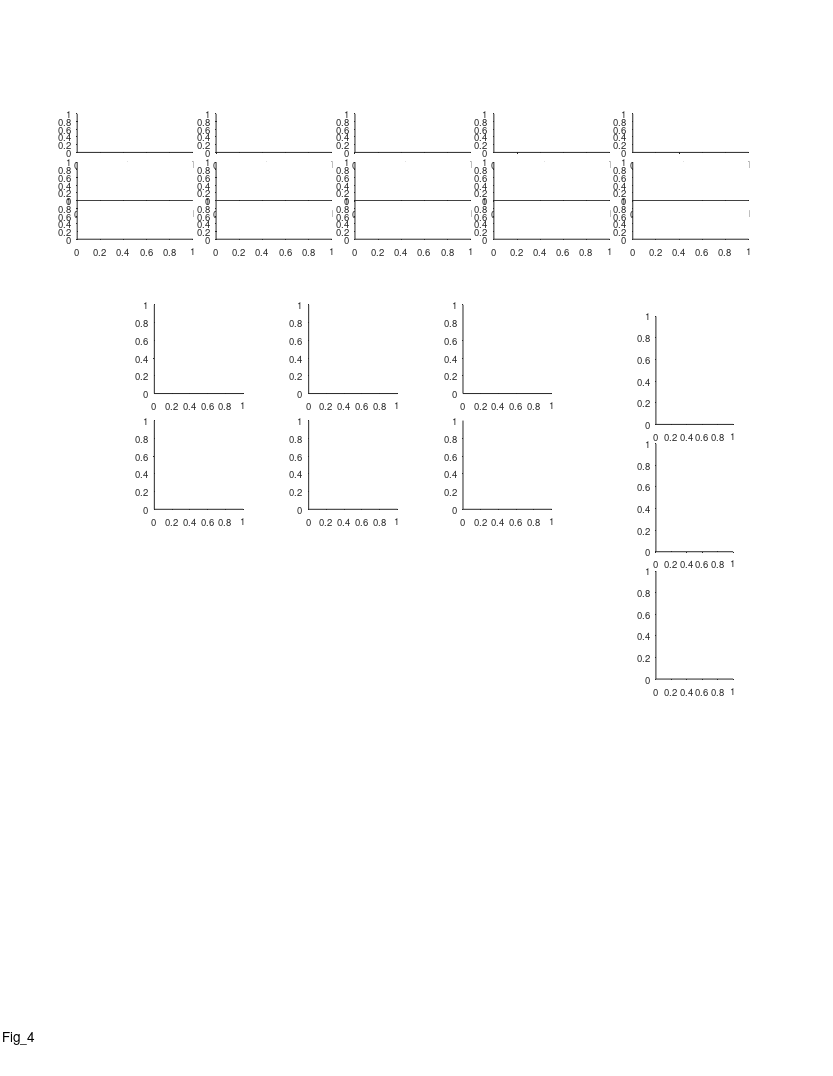

Source code (MATLAB): (Note: this script raises an error after producing the figure.)
%% Large Scale - Fig. 4 - comparing datasets (different track sizes)

%%
clear 
clc

%% params
nboot = 10000;
alpha = 0.05; % TODO: decide if one or two sided test
% CV_err_bar = 'CI';
% CV_err_bar = 'SEM';
CV_err_bar = 'SD';
use_large_bins_results = 0;
norm_speed_ratio = 0;
norm_dist_from_center = 0;
use_only_center = 0;
center_part_len = [nan 4 100];

%% define output files
res_dir = 'L:\paper_figures';
mkdir(res_dir)
fig_name_str = 'Fig_4';
fig_caption_str = 'Comparing datasets';
log_name_str = [fig_name_str '_log_file' '.txt'];
log_name_str = strrep(log_name_str , ':', '-');
log_name_str = strrep(log_name_str , ' ', '_');
log_name_out = fullfile(res_dir, log_name_str);

%% open log file
diary off
diary(log_name_out)
diary on
disp('Log file');
disp(['created: ', datestr(clock)]);
disp('======================================================');
disp([fig_name_str ':' fig_caption_str]);
disp('======================================================');
disp('');

%% report figure params
fprintf('nboot = %d\n',nboot);
fprintf('CV_err_bar = %s\n',CV_err_bar);
fprintf('normalize speed ratio = %d\n',norm_speed_ratio);
fprintf('Use only the center part of the small environment = %d\n',use_only_center);
if use_only_center
    fprintf('\tBat small no change\n');
    fprintf('\tBat small center part length = %dm\n',center_part_len(2));
%     fprintf('\tRat small center part length = %dm\n',center_part_len(3)/100);
end


%% create figure
% =========================================================================
% figure_size_cm = [21.0 29.7]; % ~A4
figure_size_cm = [21.6 27.9]; % ~US letter
figure ;
% Some WYSIWYG options:
set(gcf,'DefaultAxesFontSize',7);
set(gcf,'DefaultAxesFontName','helvetica');
set(gcf,'DefaultAxesUnits','centimeters');
set(gcf,'PaperType','usletter')
% set(gcf,'PaperType','<custom>');
set(gcf,'PaperUnits','centimeters','PaperPosition',[0 0 figure_size_cm]);
set(gcf,'PaperOrientation','portrait');
set(gcf,'Units','centimeters','Position',get(gcf,'paperPosition')+[0 0 0 0]); % position on screen...
set(gcf, 'Renderer', 'painters');
set(groot, 'defaultAxesTickDir', 'out');
set(groot,  'defaultAxesTickDirMode', 'manual');
annotation('textbox', [0.5 1 0 0], 'String',fig_name_str, 'HorizontalAlignment','center','Interpreter','none', 'FitBoxToText','on');
pause(0.2); % workaround to solve matlab automatically changing the axes positions...

% create panels
panel_A_size_raster = [3 1];
panel_A_size_FR_map = [3 1];
panel_A_pos = [2 16.6];
panel_A = [];
for ii_dataset =1:2
    for ii_example=1:5
        offset_x = (ii_example-1)*3.6;
        offset_y = (ii_dataset-1)*5.1;
        offset = panel_A_pos + [offset_x offset_y];
        panel_A(ii_dataset,ii_example,1) = axes('position', [offset+[0 2.25] panel_A_size_FR_map]);
        panel_A(ii_dataset,ii_example,2) = axes('position', [offset+[0 1   ] panel_A_size_raster]);
        panel_A(ii_dataset,ii_example,3) = axes('position', [offset+[0 0   ] panel_A_size_raster]);
    end
end
panel_A = flipdim(panel_A,1);
delete([panel_A(2,:,:)]);
% now panel_AB is 1X5X3 = dataset X example X raster/FR_map

panel_BCD_size = [2.3 2.3];
panel_BCD_pos = [4 6.7+8];
panel_BCD = [];
for ii_dataset=1:2
    for ii_feature=1:3
        offset_x = (ii_feature-1)*4;
        offset_y = (ii_dataset-1)*3;
        offset = panel_BCD_pos + [offset_x offset_y];
        panel_BCD(ii_dataset,ii_feature) = axes('position', [offset panel_BCD_size]);
    end
end
panel_BCD = flipdim(panel_BCD,1);
% now panel_B is 2X3 = dataset X feature

panel_EFG_size = [2 2.8];
panel_EFG_pos = [17 2.3+8];
panel_EFG = [];
for r=1:3
    for c=1:1
        offset_x = (c-1)*3.3;
        offset_y = (r-1)*3.3;
        offset = panel_EFG_pos + [offset_x offset_y];
        panel_EFG(r,c) = axes('position', [offset panel_EFG_size]);
    end
end
panel_EFG = flipdim(panel_EFG,1);

if norm_dist_from_center
%     norm_dist_from_center_panels(1) = axes('position', [3  2.5 3 3]);
    norm_dist_from_center_panels(2) = axes('position', [3 2 3 3]);
%     norm_dist_from_center_panels(3) = axes('position', [9 2 3 3]);
end

%% load data ==============================================================
clear datasets
data_dir = 'L:\processed_data_structs';
if use_large_bins_results
    % supp fig
    datasets(1)=load(fullfile(data_dir,'cells_bat_200m.mat'));
    datasets(2)=load(fullfile(data_dir,'cells_bat_6m_binning_option3.mat'));
%     datasets(3)=load(fullfile(data_dir,'cells_rat_3m_signif+FE_bin_5cm_ker_10cm.mat'));
else
    % main fig 
    datasets(1)=load(fullfile(data_dir,'cells_bat_200m.mat'));
    datasets(2)=load(fullfile(data_dir,'cells_bat_6m.mat'));
%     datasets(3)=load(fullfile(data_dir,'cells_rat_3m_signif+FE.mat'));
end
datasets(1).name = {'Large env.'};
datasets(2).name = {'Small env.'};
% datasets(3).name = {'Rat small env.'};

% fix struct names for 6m dataset
[datasets(2).cells.stats]  = disperse([datasets(2).cells.stats_6m]);
% [datasets(2).cells.signif] = disperse([datasets(2).cells.signif_6m]);
% [datasets(2).cells.FR_map] = disperse([datasets(2).cells.FR_map_6m]);
% [datasets(2).cells.stats] = disperse(arrayfun(@(cell)(cell.stats_6m([1 2])), datasets(2).cells, 'UniformOutput', false));
[datasets(2).cells.signif] = disperse(arrayfun(@(cell)(cell.signif_6m([1 2])), datasets(2).cells, 'UniformOutput', false));
[datasets(2).cells.FR_map] = disperse(arrayfun(@(cell)(cell.FR_map_6m([1 2])), datasets(2).cells, 'UniformOutput', false));
[datasets(2).cells.fields] = disperse(arrayfun(@(cell)(cell.fields_6m([1 2])), datasets(2).cells, 'UniformOutput', false));
[datasets(2).cells.FE] = disperse(arrayfun(@(cell)(cell.FE_6m([1 2])), datasets(2).cells, 'UniformOutput', false));
datasets(2).cells = rmfield(datasets(2).cells, 'stats_6m');
datasets(2).cells = rmfield(datasets(2).cells, 'signif_6m');
datasets(2).cells = rmfield(datasets(2).cells, 'FR_map_6m');
datasets(2).cells = rmfield(datasets(2).cells, 'fields_6m');
datasets(2).cells = rmfield(datasets(2).cells, 'FE_6m');
datasets(2).cells = rmfield(datasets(2).cells, 'cluster_quality');

%%
prm = PARAMS_GetAll();

%% cell examples options
% panel_A_opt = [3 1 8 11 2];
% panel_A_opt = [3 1 8 11 13];
panel_A_opt = [1 11 8 2 3];

% panel_B_opt = [3 4 8 1 2];
% panel_B_opt = [17:21];
% panel_B_opt = [22:26];
% panel_B_opt = [27:31];
panel_B_opt = [8 3 4 30 27];

bat_examples_options = {
    'b2311_d191218_TT3_SS08'   % 1
    'b2329_d190918_TT11_SS01'
    'b2329_d190919_TT11_SS04'
    'b2382_d190620_TT9_SS03'
    'b2382_d190623_TT13_SS05'  % 5
    'b2311_d191209_TT3_SS04'
    'b2311_d191218_TT3_SS02'
    'b2311_d191218_TT3_SS05'
    'b2329_d190923_TT2_SS02'
    'b2329_d190916_TT7_SS01'   % 10
    'b2311_d191218_TT3_SS07'
    'b2311_d191218_TT3_SS04'
    'b2329_d190918_TT7_SS01'   % 13
};
rat_examples_options = [
    386     % 1
    725
    738
    742
    1118    % 5
    1167
    1196
    1346
    1555
    1689    % 10
    1846
    2070
    2233
    2336
    2378    % 15
    2569
    2391
    1345
    1456
    1651    % 20
    1929
    1451
    1366
    913
    2657    % 25
    915
    724
    2628
    1872
    1285    % 30
    842
    ];

% report cell examples ID
fprintf('========= Panels A+B examples =========\n')
fprintf('Bat examples:\n')
fprintf('\t%s\n',bat_examples_options{panel_A_opt})
fprintf('Rat examples:\n')
fprintf('\t%d\n',rat_examples_options(panel_B_opt))

%% FR map + rasters - examples ============================================
cells2 = datasets(2).cells;
% cells3 = datasets(3).cells;
details2=[cells2.details];
% details3=[cells3.details];
IX2 = cellfun(@(cell_ID)find(contains({details2.cell_ID},cell_ID)), bat_examples_options(panel_A_opt))';
% IX3 = arrayfun(@(id)find(ismember([details3.id],id)), rat_examples_options(panel_B_opt))';
% cell_examples = [cells2(IX2);cells3(IX3)];
cell_examples = [cells2(IX2)];
if 1
for ii_dataset = 1:size(cell_examples,1)
    for ii_cell = 1:size(cell_examples,2)
        %%
        cell = cell_examples(ii_dataset,ii_cell);
        c = prm.graphics.colors.flight_directions;
        
        switch ii_dataset
            case 1
                xlimits = [0 6];
%                 area_limits = [6 12];
                area_size = 0.30;
%                 rescale_gain_offset = [1 6];
                rescale_gain_offset = [1 mean(cell.stats.all.valid_speed_pos)-3];
                cell_str = cell.details.cell_ID;
                m_or_cm = 'm';
            case 2
                xlimits = [0 3];
%                 area_limits = [-150 150];
                area_size = 30;
%                 rescale_gain_offset = [1/100 -150];
                rescale_gain_offset = [1/100 mean(cell.stats.all.valid_speed_pos)-150];
                cell_str = "cell "+cell.details.id;
                m_or_cm = 'cm';
        end

        % map+fields
        axes(panel_A(ii_dataset, ii_cell, 1));
        cla
        hold on
        maps=[cell.FR_map.all];
        x = maps(1).bin_centers;
        y = cat(1,maps.PSTH);
        m = round(max(y(:)));
        ylimits = [0 m+1];
        % low-speed area
        area_lowerval = ylimits(1) - 0.23*range(ylimits);
        area_upperval = ylimits(1) - 1e-2*range(ylimits);
%         area([area_limits(1)  cell.stats.all.valid_speed_pos(1)               ], repelem(area_upperval,2), area_lowerval, 'FaceColor',0.7*[1 1 1],'EdgeColor','none','ShowBaseLine','off','Clipping','off');
%         area([                cell.stats.all.valid_speed_pos(2) area_limits(2)], repelem(area_upperval,2), area_lowerval, 'FaceColor',0.7*[1 1 1],'EdgeColor','none','ShowBaseLine','off','Clipping','off');
        area_X = cell.stats.all.valid_speed_pos(1) - area_size;
        area_Y = repelem(area_upperval,2);
        area(cell.stats.all.valid_speed_pos(1) - [area_size 0], repelem(area_upperval,2), area_lowerval, 'FaceColor',0.7*[1 1 1],'EdgeColor','none','ShowBaseLine','off','Clipping','off');
        area(cell.stats.all.valid_speed_pos(2) + [0 area_size], repelem(area_upperval,2), area_lowerval, 'FaceColor',0.7*[1 1 1],'EdgeColor','none','ShowBaseLine','off','Clipping','off');
        h=plot(x,y,'LineWidth',1.2);
        [h.Color] = disperse(c);
        % fields
        dir_offsets = [-0.1 -0.17]+0.015;
        for ii_dir=1:2
            fields = cell.fields{ii_dir};
            if isfield(fields,'in_low_speed_area')
                fields([fields.in_low_speed_area])=[];
            end
            for ii_field = 1:length(fields)
                plot(fields(ii_field).edges_prc, ...
                     repelem(dir_offsets(ii_dir)*range(ylimits),2),...
                    'Linewidth', 2, 'Color', c{ii_dir},'Clipping','off');
                fprintf('dataset %d cell %d direction %d field %d size = %.2f%s\n',...
                    ii_dataset, ii_cell, ii_dir, ii_field, fields(ii_field).width_prc, m_or_cm);
            end
        end
        rescale_plot_data('x',rescale_gain_offset);
        box off
        h=gca;
        h.TickDir = 'out';
        h.XTick = [];
        h.YTick = [0 m];
        h.YLim = ylimits;
        h.XLim = xlimits;
        h.YRuler.TickLabelGapOffset = -1;

        % rasters
        FEs = [cell.FE];
        for ii_dir=1:2
            axes(panel_A(ii_dataset, ii_cell, ii_dir+1));
            cla
            FE = FEs{ii_dir};
            x = [FE.spikes_pos];
            [FE.number2] = disperse(1:length(FE));
            y = arrayfun(@(FE)(FE.number2*ones(1,FE.num_spikes)),FE,'UniformOutput',0);
            y = [y{:}];
            plot(x,y,'.','Color',c{ii_dir},'MarkerSize',0.05);
            
            rescale_plot_data('x',rescale_gain_offset);
            
            box off
            h=gca;
            m = length(FE);
            h.YTick = [1 m];
            h.XLim = xlimits;
            h.YLim = [0 m+1];
            h.YRuler.TickLabelGapOffset = -1;
            switch ii_dir
                case 1
                    h.XTick = [];
                    h.YTickLabel = {'',num2str(m)};
                case 2
                    switch ii_dataset
                        case 1
                            h.XTick = 0:1:6;
                        case 2
                            h.XTick = 0:1:3;
                    end
                    h.XRuler.TickLabelGapOffset = -2;
                    h.YTickLabel = {'1',num2str(m)};
                    h.TickDir = 'out';
            end
        end
        
        % fields num (here to be above the - TODO: Move up where I plot fields
        for ii_dir=1:2
            fields = cell.fields{ii_dir};
            if isfield(fields,'in_low_speed_area')
                fields([fields.in_low_speed_area])=[];
            end
            dir_offsets =2.05+[0.18 0];
            text(1.05, dir_offsets(ii_dir), num2str(length(fields)), 'Units','normalized', 'Color', c{ii_dir},...
                'HorizontalAlignment','right', 'VerticalAlignment','middle','FontSize',6);
        end
    end
end

%% add direction arrows
arrow_x = 0.85 +[0 0.05];
arrow_y = repelem(0.95,2);
clear h
h(1)=annotation('arrow',arrow_x,      arrow_y+0.008,  'Color', prm.graphics.colors.flight_directions{1});
h(2)=annotation('arrow',flip(arrow_x),arrow_y      ,  'Color', prm.graphics.colors.flight_directions{2});
[h.HeadWidth] = disperse([5 5]);
[h.HeadLength] = disperse([5 5]);

%% add x/y labels for specific panels
for ii_dataset = 1:1
    for ii_cell = 1:5
        axes(panel_A(ii_dataset,ii_cell, 3));
        xlabel('Position (m)', 'Units','normalized','Position',[0.5 -0.35]);
    end
end
for ii_dataset = 1:1
    ii_cell = 1;
    axes(panel_A(ii_dataset,ii_cell, 3));
    ylabel('Flight no.',   'Units','normalized','Position',[-0.2 1]);
    axes(panel_A(ii_dataset,ii_cell, 1));
    ylabel({'Firing rate';'(Hz)'},   'Units','normalized','Position',[-0.15 0.42]);
end
axes(panel_A(1,1,1));
text(-0.4,1.6, 'A', 'Units','normalized','FontWeight','bold');
text(0.1,1.6, 'Small environment (6 m)', 'Units','normalized','FontWeight','bold');
% axes(panel_A(2,1,1));
% text(-0.4,1.6, 'B', 'Units','normalized','FontWeight','bold');
% text(0.1,1.6, 'Rats - Small environment', 'Units','normalized','FontWeight','bold');

end % if plot examples ====================================================



%% ================ plot datasets histograms ========================
fprintf('======= panels BCD: plot datasets distributions ======= \n');
field_num_val = [];
field_num_grp = [];
field_size_val = [];
field_size_grp = [];
ratio_LS_val = [];
ratio_LS_grp = [];
ratio_LS_with_1s_val = [];
ratio_LS_with_1s_grp = [];
n_str_pos_x = [1 1 1.1; 1 1 1.1; 1 1 1.1];
n_str_pos_y = [1 1 1; 0.9 1 0.9; 0.9 1 0.9];
for ii_dataset = 1:length(datasets)
    %% arrange dataset struct
    name = datasets(ii_dataset).name;
    cells = datasets(ii_dataset).cells;
    signif = cat(1,cells.signif);
    signif = arrayfun(@(x)(x.TF),signif);
    signif = any(signif,2);
    cells(~signif)=[];
    signif = cat(1,cells.signif);
    signif = arrayfun(@(x)(x.TF),signif);
    stats = [cells.stats];
    stats_all = [stats.all];
    stats_dir = cat(1,stats.dir);
    fields = cat(1,cells.fields);
    fields = fields(signif);
    fields = [fields{:}];
    fields([fields.in_low_speed_area])=[];
% % %     if ~isfield(fields,'in_low_speed_area')
% % %         [fields.in_low_speed_area] = disperse(false(size(fields)));
% % %     end
% % %     if is_remove_low_speed 
% % %         fields([fields.in_low_speed_area])=[];
% % %     end
    
    %% arrange relevant data to plot
    field_num = [stats_dir(signif).field_num];
    field_size = [fields.width_prc];
    ratio_LS = [stats_all.field_ratio_LS];
    ratio_LS_with_1s = [stats_all.field_ratio_LS];
    ratio_LS_with_1s(isnan(ratio_LS_with_1s))=1;
    ratio_LS_vel = abs([stats_all.field_ratio_LS_vel]);
    ratio_LS_vel(isnan(ratio_LS_vel)) = 1;
        
    % Here we try two options to overcome the parabolic speed trajectories:
    % test 1: take only the very central part of the track
    if use_only_center & ~isnan(center_part_len(ii_dataset)) % only for small env.
        % remove fields far from the center        
        % and recalculate field num/size/ratio
        field_num = [];
        field_size = [];
        ratio_LS = [];
        ratio_LS_with_1s = [];
        ratio_LS_vel = [];
        dist2center_LS = [];
        for ii_cell = 1:length(cells)
            cell_fields = [];
            for ii_dir=1:2
                cell = cells(ii_cell);
                if ~cell.signif(ii_dir).TF
                    continue;
                end
                cell_fields_dir = cell.fields{ii_dir};
                cell_fields_dir( [cell_fields_dir.in_low_speed_area] ) = [];
                center_loc = mean(cell.stats.all.valid_speed_pos);
                cell_fields_dir( abs([cell_fields_dir.loc]-center_loc) > center_part_len(ii_dataset)/2 ) = [];
                cell_fields = [cell_fields cell_fields_dir];
                field_num = [field_num length(cell_fields_dir)];
            end
            cell_fields_sizes = [cell_fields.width_prc];
            cell_fields_vel = [cell_fields.vel];
            cell_fields_loc = [cell_fields.loc];
            field_size = [field_size cell_fields_sizes];
            switch length(cell_fields_sizes)
                case 0 % do nothing (disregard this cell)
                case 1 % add 1 only to 'with_1s' array and nan to the regular array (for code comatibility)
                    ratio_LS         = [ratio_LS            nan];
                    ratio_LS_with_1s = [ratio_LS_with_1s      1];
                    ratio_LS_vel     = [ratio_LS_vel          1];
                    dist2center_LS   = [dist2center_LS; [1 1].*abs(cell_fields_loc-center_loc)];
                otherwise
                    [field_L,IX_L] = max(cell_fields_sizes);
                    [field_S,IX_S] = min(cell_fields_sizes);
                    ratio_LS         = [ratio_LS            field_L/field_S ];
                    ratio_LS_with_1s = [ratio_LS_with_1s    field_L/field_S ];
                    ratio_LS_vel     = [ratio_LS_vel        cell_fields_vel(IX_L) / cell_fields_vel(IX_L) ];
                    dist2center_LS   = [dist2center_LS;     abs(cell_fields_loc(IX_L)-center_loc) ...
                                                            abs(cell_fields_loc(IX_S)-center_loc)    ];
                    
            end
        end
        field_num(field_num==0)=[];
    end
    % test 2: normalize by the speed ratio
    if norm_speed_ratio
        ratio_LS = ratio_LS ./ ratio_LS_vel;
        ratio_LS_with_1s = ratio_LS_with_1s ./ ratio_LS_vel;
    end
    % test 3: normalize by the distance from center ratio
    if norm_dist_from_center & ~isnan(center_part_len(ii_dataset)) % only for small env.
        ratio_LS_dist2center = dist2center_LS(:,1)' ./ dist2center_LS(:,2)';
        % here we multiply by ratio_dist2center, in contrast to normalizing
        % by the speed ratio, because the further the field from the center
        % we expect it to be smaller, so we expect ratio_LS_dist2center to
        % be values < 1
        ratio_LS = ratio_LS .* ratio_LS_dist2center;
        ratio_LS_with_1s = ratio_LS_with_1s .* ratio_LS_dist2center;
    end
    % convert cm to m
    if ii_dataset==3
        field_size = field_size / 100; % convert cm to m
    end
    
    %% store data from all datasets together
    field_num_val  = [field_num_val   field_num];
    field_size_val = [field_size_val  field_size];
    ratio_LS_val   = [ratio_LS_val    ratio_LS];
    ratio_LS_with_1s_val   = [ratio_LS_with_1s_val   ratio_LS_with_1s];
    field_num_grp  = [field_num_grp   ii_dataset.*ones(size(field_num))];
    field_size_grp = [field_size_grp  ii_dataset.*ones(size(field_size))];
    ratio_LS_grp   = [ratio_LS_grp    ii_dataset.*ones(size(ratio_LS))];
    ratio_LS_with_1s_grp   = [ratio_LS_with_1s_grp   ii_dataset.*ones(size(ratio_LS_with_1s))];
    
    %%
    datasets(ii_dataset).field_size = field_size;
    datasets(ii_dataset).fields = fields;
    datasets(ii_dataset).signif = signif;
    datasets(ii_dataset).signif = signif;
    datasets(ii_dataset).stats_all = stats_all;
    datasets(ii_dataset).stats_dir = stats_dir;
    
    %% report dataset
    fprintf('Dataset %d: %s\n', ii_dataset, datasets(ii_dataset).name{1})
    
    %% no. of fields
    x = field_num;
    axes(panel_BCD(ii_dataset,1));
    cla('reset');
    hold on
    hh=histogram(x);
    hh.FaceColor = 0.5*[1 1 1];
    hh.BinEdges = 0.5+[0:20];
    hh.Data(hh.Data > hh.BinLimits(2)) = hh.BinLimits(2);
    if hh.Values(end)
        fprintf('\tLast bin includes all cells with > %d fields\n', floor(hh.BinEdges(end)));
    end
    
    hax=gca;
    hax.YScale = 'log';
    hax.YLim(1) = 0.7;
    hax.YLim(2) = 1.15 * hax.YLim(2);
%     ha.YLim = [0.7e0 240];
    hax.XLim = [0 hh.BinLimits(2)];
    hax.XTick = [0:5:30];
    hax.YTick = [1 10 100];
    hax.YTickLabel = {'10 ^0';'10 ^1';'10 ^2'};
    hax.TickDir='out';
    hax.TickLength = [0.03 0.03];
    hax.XRuler.TickLabelGapMultiplier = -0.3;
    hax.YRuler.TickLabelGapMultiplier = 0.001;
    if ii_dataset == length(datasets)
        xlabel({'No. of fields per direction'},'Units','normalized','Position',[0.5 -0.18]);
    end
    ylabel('No. of cells','Units','normalized','Position',[-0.28 0.5])
    text(n_str_pos_x(ii_dataset,1),n_str_pos_y(ii_dataset,1), "n = "+sum(~isnan(x)),...
        'Units','normalized','HorizontalAlignment','right','VerticalAlignment','top','FontSize',7);
    
    hl=xline(nanmean(x)); hl.Color='r';
    m = hax.YLim(2) + 0.15*range(hax.YLim);
    plot(prctile(x,[25 75]), [m m], 'r-','LineWidth',1   ,'Clipping','off');
    plot(prctile(x,[50]),    m    , 'r.','MarkerSize',10 ,'Clipping','off');
    fprintf('\tNo. of fields: mean=%.1f median=%.1f IQR=%.1f-%.1f\n', nanmean(x), prctile(x,[50]), prctile(x,[25 75]) );
    
    %% Field Size
    x = field_size;
    axes(panel_BCD(ii_dataset,2));
    cla('reset');
    hold on
    h=histogram(x);
    h.FaceColor = 0.5*[1 1 1];
    h.BinEdges = 0:33;

    ylabel('counts')
    hax=gca;
    hax.YScale = 'log';
    hax.YLim(1) = 0.8;
    hax.YLim(2) = 1.15 * hax.YLim(2);
    if ii_dataset == 3
        hax.YLim(2) = 1.15 * hax.YLim(2);
    end
    hax.YTick = [1 10 100];
    hax.YTickLabel = {'10 ^0';'10 ^1';'10 ^2'};
    hax.TickDir='out';
    hax.TickLength = [0.03 0.03];
    hax.XRuler.TickLabelGapMultiplier = -0.3;
    hax.YRuler.TickLabelGapMultiplier = 0.001;
    if ii_dataset == length(datasets)
        xlabel('Field size (m)')
    end
    ylabel('No. of fields','Units','normalized','Position',[-0.28 0.5])
    text(n_str_pos_x(ii_dataset,2),n_str_pos_y(ii_dataset,2), "n = "+sum(~isnan(x)),...
        'Units','normalized','HorizontalAlignment','right','VerticalAlignment','top','FontSize',7);
    
    hl=xline(nanmean(x)); hl.Color='r';
    m = hax.YLim(2) + 0.15*range(hax.YLim);
    plot(prctile(x,[25 75]), [m m], 'r-','LineWidth',1   ,'Clipping','off');
    plot(prctile(x,[50]),    m    , 'r.','MarkerSize',10 ,'Clipping','off');
    fprintf('\t Fields sizes: mean=%.1fm median=%.1fm IQR=%.1f-%.1fm\n', nanmean(x), prctile(x,[50]), prctile(x,[25 75]) );
    [fields_size_gamma_fit] = gamfit(field_size);
    fprintf('\t smallest fields gamma distribution fit:\n')
    fprintf('\t\t Shape parameter kappa = %.2f\n', fields_size_gamma_fit(1));
    fprintf('\t\t Scale parameter theta = %.2fm\n', fields_size_gamma_fit(2));
            
    % inset - zoom in on x-axis
    if ismember(ii_dataset,[2 3])
        hax = copyobj(gca,gcf);
        axes(hax);
        hax.Position([1 2]) = hax.Position([1 2]) + [1 0.5];
        hax.Position([3 4]) = [1.2 1.3];
        delete(findobj(gca,'Type','Text'));
        hh = findobj(gca,'Type','Histogram');
        hh.BinEdges = 0:0.25:max(hh.Data)*1.1;
        hax.FontSize=6;
        hax.XLabel.String = '';
        hax.YLabel.String = '';
    end
    
    %% ratio L/S
    x = ratio_LS;
    x2 = ratio_LS_with_1s;
    axes(panel_BCD(ii_dataset,3));
    cla('reset');
    hold on
    nBinEdges = 9;
    edges = logspace(0,log10(25),nBinEdges);
    h=histogram(x2);
    h.BinEdges = edges;
    h.FaceColor = 'k';
    h.FaceAlpha = 1;
    h=histogram(x);
    h.BinEdges = edges;
    h.FaceColor = 0.5*[1 1 1];
    h.FaceAlpha = 1;
    
    hax=gca;
    hax.XScale = 'log';
    hax.YScale = 'log';
    hax.YLim(1) = 0.7;
    hax.YLim(2) = 1.15 * hax.YLim(2);
    hax.XLim = [0 27];
    hax.YTick = [1 10 100];
    hax.XTick = [1 2 5 10 20];
    hax.YTickLabel = {'10 ^0';'10 ^1';'10 ^2'};
    hax.TickDir='out';
    hax.TickLength = [0.03 0.03];
    hax.XRuler.TickLabelGapMultiplier = -0.35;
    hax.YRuler.TickLabelGapMultiplier = 0.001;
    if ii_dataset == length(datasets)
        xlabel({'Field size ratio';'largest/smallest'},'Units','normalized','Position',[0.5 -0.17]);
    end
    ylabel('No. of cells','Units','normalized','Position',[-0.28 0.5])
    text(n_str_pos_x(ii_dataset,3),n_str_pos_y(ii_dataset,3), "n = "+length(x),...
        'Units','normalized','HorizontalAlignment','right','VerticalAlignment','top','FontSize',7);
    fprintf('\tnumber of cells with single field overall (both directions): %d/%d (%.1f%%)\n',sum(isnan(x)), length(x), 100*sum(isnan(x))/length(x));
    
    hl=xline(nanmean(x2)); hl.Color='r';
    m = hax.YLim(2) + 0.15*range(hax.YLim);
    plot(prctile(x2,[25 75]), [m m], 'r-','LineWidth',1   ,'Clipping','off');
    plot(prctile(x2,[50]),    m    , 'r.','MarkerSize',10 ,'Clipping','off');
    fprintf('\tFields size ratio (L/S): mean=%.1f median=%.1f IQR=%.1f-%.1f\n', nanmean(x2), prctile(x2,[50]), prctile(x2,[25 75]) );
    
    %% ratio L/S vs ratio dist2center
    if norm_dist_from_center & ~isnan(center_part_len(ii_dataset)) % only for small env.
        x = ratio_LS_dist2center;
        y = ratio_LS ./ ratio_LS_dist2center;
        axes(norm_dist_from_center_panels(ii_dataset));
        cla('reset');
        hold on
        plot(x,y,'k.','MarkerSize',7);
        xlabel({'Distance to center ratio';'largest/smallest'});
        ylabel({'Field size ratio';'largest/smallest'});
        title(datasets(ii_dataset).name);
        hax=gca;
        hax.XScale = 'log';
        hax.YScale = 'log';
        [rho,rho_pval] = corr(x',y','rows','pairwise','type','Spearman')
        text(1,.95,sprintf('rho = %.2f',rho),'Units','normalized','FontSize',8);
        text(1,.85,sprintf('P = %.2f',rho_pval),'Units','normalized','FontSize',8);
    end
end

% add panel letter
axes(panel_BCD(1,1));
text(-0.45,1.1, 'B', 'Units','normalized','FontWeight','bold');
axes(panel_BCD(1,2));
text(-0.45,1.1, 'C', 'Units','normalized','FontWeight','bold');
axes(panel_BCD(1,3));
text(-0.45,1.1, 'D', 'Units','normalized','FontWeight','bold');

%% add dataset title
axes(panel_BCD(1,1));
text(-0.9,0.5, {'Large';'environment';'(200 m)'}, 'Units','normalized','FontWeight','bold','FontSize',9,'HorizontalAlignment','center');
axes(panel_BCD(2,1));
text(-0.9,0.5, {'Small';'environment';'(6 m)'}, 'Units','normalized','FontWeight','bold','FontSize',9,'HorizontalAlignment','center');
% axes(panel_BCD(3,1));
% text(-0.9,0.5, {'Rat';'small';'environment'}, 'Units','normalized','FontWeight','bold','FontSize',9,'HorizontalAlignment','center');

%%  ============ compare datasets distributions ============ 
EFG_xlimits = [0.25 2.75];
asterisk_font_size = 11;
fprintf('======= panels EFG: compare datasets distributions ======= \n');

%%  No. of fields
axes(panel_EFG(1)); cla; hold on
text(-0.55,1., 'E', 'Units','normalized','FontWeight','bold');
n=accumarray(field_num_grp',field_num_val',[],@(x)(sum(~isnan(x))));
x=unique(field_num_grp);
y=accumarray(field_num_grp',field_num_val',[],@mean);
err=accumarray(field_num_grp',field_num_val',[],@nansem);
bar(x,y,'FaceColor',0.5*[1 1 1]);
h = errorbar(x,y,err);
h.Color = [0 0 0];                            
h.LineStyle = 'none';  
hax=gca;
hax.XLim = EFG_xlimits;
hax.YLim = [0 6];
hax.XTick=1:length(datasets);
hax.XTickLabel=[];
hax.YRuler.TickLabelGapOffset = 1;
% hax.XTickLabel=[1:length(datasets)]+":"+string({datasets.name});
% hax.XTickLabelRotation = 30;
ylabel('No. of fields per direction');
% text(x, repelem(hax.YLim(2),length(x)), "n = "+n,...
%     'HorizontalAlignment','center','VerticalAlignment','bottom');
% signif test
X1 = field_num_val(field_num_grp==1);
X2 = field_num_val(field_num_grp==2);
% X3 = field_num_val(field_num_grp==3);
[~,pval12,~,tstat12] = ttest2(X1,X2,'tail','right');
% [~,pval13,~,tstat13] = ttest2(X1,X3,'tail','right');
pval12_rank = ranksum(X1,X2,'tail','right');
% pval13_rank = ranksum(X1,X3,'tail','right');
fprintf('Field num 1 vs. 2: ttest p=%.4g df=%d, ranksum p=%.4g\n',pval12, tstat12.df, pval12_rank);
% fprintf('Field num 1 vs. 3: ttest p=%.4g df=%d, ranksum p=%.4g\n',pval13, tstat13.df, pval13_rank);
str12 = signif_astricks(pval12);
% str13 = signif_astricks(pval13);
plot([1 2],5.7*[1 1],'k-','Clipping','off')
% plot([1 3],6.5*[1 1],'k-','Clipping','off')
text(1.5,  5.9,str12,'HorizontalAlignment','center','VerticalAlignment','middle','FontSize',asterisk_font_size);
% text(2,    6.7,str13,'HorizontalAlignment','center','VerticalAlignment','middle','FontSize',asterisk_font_size);

%%  fields size
axes(panel_EFG(2)); cla; hold on
text(-0.55,1., 'F', 'Units','normalized','FontWeight','bold');
n=accumarray(field_size_grp',field_size_val',[],@(x)(sum(~isnan(x))));
x=unique(field_size_grp);
y=accumarray(field_size_grp',field_size_val',[],@mean);
err=accumarray(field_size_grp',field_size_val',[],@nansem);
bar(x,y,'FaceColor',0.5*[1 1 1]);
h = errorbar(x,y,err);    
h.Color = [0 0 0];                            
h.LineStyle = 'none';  
hax=gca;
hax.XLim = EFG_xlimits;
hax.YLim = [0 6.5];
hax.XTick=1:length(datasets);
hax.XTickLabel=[];
hax.YRuler.TickLabelGapOffset = 1;
% hax.XTickLabel=[1:length(datasets)]+":"+string({datasets.name});
% hax.XTickLabelRotation = 30;
ylabel('Field size (m)');
% text(x, repelem(hax.YLim(2),length(x)), "n = "+n,...
%     'HorizontalAlignment','center','VerticalAlignment','bottom');
% signif test
X1 = field_size_val(field_size_grp==1);
X2 = field_size_val(field_size_grp==2);
% X3 = field_size_val(field_size_grp==3);
[~,pval12,~,tstat12] = ttest2(X1,X2,'tail','right');
% [~,pval13,~,tstat13] = ttest2(X1,X3,'tail','right');
pval12_rank = ranksum(X1,X2,'tail','right');
% pval13_rank = ranksum(X1,X3,'tail','right');
fprintf('Field size 1 vs. 2: ttest p=%.4g df=%d, ranksum p=%.4g\n',pval12, tstat12.df, pval12_rank);
% fprintf('Field size 1 vs. 3: ttest p=%.4g df=%d, ranksum p=%.4g\n',pval13, tstat13.df, pval13_rank);
str12 = signif_astricks(pval12);
% str13 = signif_astricks(pval13);
plot([1 2],6.3*[1 1],'k-','Clipping','off')
% plot([1 3],7.1*[1 1],'k-','Clipping','off')
text(1.5,  6.5,str12,'HorizontalAlignment','center','VerticalAlignment','middle','FontSize',asterisk_font_size);
% text(2,    7.3,str13,'HorizontalAlignment','center','VerticalAlignment','middle','FontSize',asterisk_font_size);

%%  field size CV
% % % % % % % % axes(panel_EFG(3)); cla; hold on
% % % % % % % % text(-0.55,1., 'G', 'Units','normalized','FontWeight','bold');
% % % % % % % % [CV,CI,SD,SEM] = splitapply(@(X)CV_BS(X,nboot,alpha), field_size_val', field_size_grp');
% % % % % % % % x = unique(field_size_grp);
% % % % % % % % y = CV;
% % % % % % % % switch CV_err_bar
% % % % % % % %     case 'CI'
% % % % % % % %         err1 = CV-CI(:,1);
% % % % % % % %         err2 = CI(:,2)-CV;
% % % % % % % %     case 'SEM'
% % % % % % % %         err1 = SEM;
% % % % % % % %         err2 = SEM;
% % % % % % % %     case 'SD'
% % % % % % % %         err1 = SD;
% % % % % % % %         err2 = SD;
% % % % % % % % end
% % % % % % % % bar(x,y,'FaceColor',0.5*[1 1 1]);
% % % % % % % % h = errorbar(x,y,err1,err2);
% % % % % % % % h.Color = [0 0 0];                            
% % % % % % % % h.LineStyle = 'none';  
% % % % % % % % hax=gca;
% % % % % % % % hax.XLim = EFG_xlimits;
% % % % % % % % hax.XTick=1:length(datasets);
% % % % % % % % hax.XTickLabel=[];
% % % % % % % % hax.YRuler.TickLabelGapOffset = 1;
% % % % % % % % ylabel({'Field size';'coefficient of variation'});
% % % % % % % % % signif test
% % % % % % % % z12 = (y(1)-y(2)) / sqrt(SD(1)^2+SD(2)^2);
% % % % % % % % % z13 = (y(1)-y(3)) / sqrt(SD(1)^2+SD(3)^2);
% % % % % % % % pval12 = 1-normcdf(z12,0,1);
% % % % % % % % pval13 = 1-normcdf(z13,0,1);
% % % % % % % % str12 = signif_astricks(pval12);
% % % % % % % % str13 = signif_astricks(pval13);
% % % % % % % % fprintf('Field size CV 1 vs. 2 (bootstrap): z-test p=%.4g z=%.4g\n',pval12,z12);
% % % % % % % % % fprintf('Field size CV 1 vs. 3 (bootstrap): z-test p=%.4g z=%.4g\n',pval13,z13);
% % % % % % % % plot([1 2],0.75*[1 1],'k-','Clipping','off')
% % % % % % % % % plot([1 3],0.85*[1 1],'k-','Clipping','off')
% % % % % % % % text(1.5,0.77,str12,'HorizontalAlignment','center','VerticalAlignment','middle','FontSize',asterisk_font_size);
% % % % % % % % % text(2,0.87,str13,'HorizontalAlignment','center','VerticalAlignment','middle','FontSize',asterisk_font_size);

%%  L/S ratio
axes(panel_EFG(3)); cla; hold on
text(-0.55,1., 'G', 'Units','normalized','FontWeight','bold');
n=accumarray(ratio_LS_with_1s_grp',ratio_LS_with_1s_val',[],@(x)(sum(~isnan(x))));
x=unique(ratio_LS_with_1s_grp);
y=accumarray(ratio_LS_with_1s_grp',ratio_LS_with_1s_val',[],@mean);
err=accumarray(ratio_LS_with_1s_grp',ratio_LS_with_1s_val',[],@nansem);
bar(x,y,'FaceColor',0.5*[1 1 1]);
h = errorbar(x,y,err);    
h.Color = [0 0 0];                            
h.LineStyle = 'none';  
hax=gca;
hax.YLim(1) = 1; % ratio cannot be < 1
hax.YLim(2) = 4.5;
hax.YTick = 0:10;
hax.XLim = EFG_xlimits;
hax.XTick=1:length(datasets);
hax.XTickLabel=string({datasets.name});
hax.XTickLabelRotation = 45;
hax.XAxis.FontWeight='bold';
hax.XRuler.TickLabelGapOffset = -2;
hax.YRuler.TickLabelGapOffset = 1;

% hax.XTick=1:length(datasets);
% hax.XTickLabel=[];
% hax.YRuler.TickLabelGapOffset = 1;

% hax.XTickLabel=[1:length(datasets)]+":"+string({datasets.name});
% hax.XTickLabelRotation = 30;
% ,'Units','normalized','Position',[0.5 -0.17]
ylabel({'Field size ratio';'largest/smallest'});
% text(x, repelem(hax.YLim(2),length(x)), "n = "+n,...
%     'HorizontalAlignment','center','VerticalAlignment','bottom');
% signif test
X1 = ratio_LS_with_1s_val(ratio_LS_with_1s_grp==1);
X2 = ratio_LS_with_1s_val(ratio_LS_with_1s_grp==2);
% X3 = ratio_LS_with_1s_val(ratio_LS_with_1s_grp==3);
[~,pval12,~,tstat12] = ttest2(X1,X2,'tail','right');
% [~,pval13,~,tstat13] = ttest2(X1,X3,'tail','right');
pval12_rank = ranksum(X1,X2,'tail','right');
% pval13_rank = ranksum(X1,X3,'tail','right');
fprintf('L/S ratio 1 vs. 2: ttest p=%.4g df=%d, ranksum p=%.4g\n',pval12, tstat12.df, pval12_rank);
% fprintf('L/S ratio 1 vs. 3: ttest p=%.4g df=%d, ranksum p=%.4g\n',pval13, tstat13.df, pval13_rank);
str12 = signif_astricks(pval12);
% str13 = signif_astricks(pval13);
plot([1 2],4.5*[1 1],'k-','Clipping','off')
% plot([1 3],5.1*[1 1],'k-','Clipping','off')
text(1.5,4.6,str12,'HorizontalAlignment','center','VerticalAlignment','middle','FontSize',asterisk_font_size);
% text(2,5.3,str13,'HorizontalAlignment','center','VerticalAlignment','middle','FontSize',asterisk_font_size);

%% print/save the figure
file_out = fig_name_str;
if use_large_bins_results
    file_out = [file_out '_larger_bins'];
end
if norm_speed_ratio
    file_out = [file_out '_norm_speed_ratio'];
end
if norm_dist_from_center
    file_out = [file_out '_norm_dist2center'];
end
if use_only_center
    file_out = [file_out '_use_only_center' sprintf('_bat_%.2f_rat_%.2f',center_part_len(2),center_part_len(3)/100)];
    file_out = strrep(file_out, '.','_');
end

% file_out = sprintf('%s_A_%d_%d_%d_%d_%d_B_%d_%d_%d_%d_%d',file_out,panel_A_opt,panel_B_opt);
file_out = fullfile(res_dir, file_out);
print(gcf, file_out, '-dpdf', '-cmyk', '-painters');
% print(gcf, fig_name_out, '-dtiff', '-cmyk', '-painters');
% saveas(gcf , fig_name_out, 'fig');
fprintf('Figure was successfully saved to pdf format, file name:\n\t%s\n',file_out);

%%
function [CV,CI,SD,SEM] = CV_BS(X,nboot,alpha)
    rng(0);
    BOOTSTAT = bootstrp(nboot, @(x)(std(x)/mean(x)), X);
    CV = mean(BOOTSTAT);
    CI = quantile(BOOTSTAT,[alpha 1-alpha]);
    SD = std(BOOTSTAT);
    SEM = std(BOOTSTAT)/sqrt(length(BOOTSTAT));
end

%% signif astricks string
function str = signif_astricks(pval)
    if pval>=0.05
        str = 'n.s.';
    end
    if pval<0.05
        str = '*';
    end
    if pval<0.01
        str = '**';
    end
    if pval<0.001
        str = '***';
    end
    if pval<0.0001
        str = '****';
    end
    if pval<0.00001
        str = '*****';
    end
end







%%
